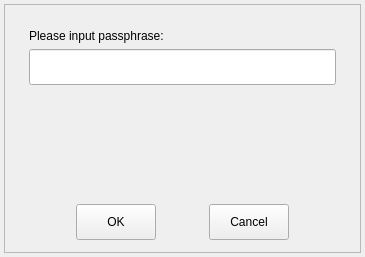
<?xml version="1.0" encoding="UTF-8"?>
<ui version="4.0">
 <class>BoxPasswordRetrieve</class>
 <widget class="QWidget" name="BoxPasswordRetrieve">
  <property name="geometry">
   <rect>
    <x>0</x>
    <y>0</y>
    <width>365</width>
    <height>257</height>
   </rect>
  </property>
  <property name="windowTitle">
   <string>Create security box</string>
  </property>
  <property name="windowIcon">
   <iconset resource="../../../resources/resources.qrc">
    <normaloff>:/images/logo</normaloff>:/images/logo</iconset>
  </property>
  <layout class="QVBoxLayout" name="verticalLayout">
   <property name="spacing">
    <number>4</number>
   </property>
   <property name="leftMargin">
    <number>4</number>
   </property>
   <property name="topMargin">
    <number>4</number>
   </property>
   <property name="rightMargin">
    <number>4</number>
   </property>
   <property name="bottomMargin">
    <number>4</number>
   </property>
   <item>
    <widget class="QFrame" name="m_frame">
     <property name="frameShape">
      <enum>QFrame::StyledPanel</enum>
     </property>
     <property name="frameShadow">
      <enum>QFrame::Raised</enum>
     </property>
     <layout class="QVBoxLayout" name="verticalLayout_3">
      <property name="leftMargin">
       <number>24</number>
      </property>
      <property name="topMargin">
       <number>24</number>
      </property>
      <property name="rightMargin">
       <number>24</number>
      </property>
      <property name="bottomMargin">
       <number>12</number>
      </property>
      <item>
       <layout class="QVBoxLayout" name="verticalLayout_2">
        <item>
         <widget class="QLabel" name="m_nameLabel">
          <property name="text">
           <string>Please input passphrase:</string>
          </property>
         </widget>
        </item>
        <item>
         <widget class="QLineEdit" name="m_passphrase">
          <property name="minimumSize">
           <size>
            <width>0</width>
            <height>36</height>
           </size>
          </property>
         </widget>
        </item>
       </layout>
      </item>
      <item>
       <spacer name="verticalSpacer">
        <property name="orientation">
         <enum>Qt::Vertical</enum>
        </property>
        <property name="sizeHint" stdset="0">
         <size>
          <width>20</width>
          <height>40</height>
         </size>
        </property>
       </spacer>
      </item>
      <item>
       <layout class="QHBoxLayout" name="horizontalLayout_4">
        <item>
         <widget class="QPushButton" name="m_ok">
          <property name="sizePolicy">
           <sizepolicy hsizetype="Fixed" vsizetype="Fixed">
            <horstretch>0</horstretch>
            <verstretch>0</verstretch>
           </sizepolicy>
          </property>
          <property name="minimumSize">
           <size>
            <width>72</width>
            <height>36</height>
           </size>
          </property>
          <property name="text">
           <string>OK</string>
          </property>
          <property name="okStyle" stdset="0">
           <bool>true</bool>
          </property>
         </widget>
        </item>
        <item>
         <widget class="QPushButton" name="m_cancel">
          <property name="sizePolicy">
           <sizepolicy hsizetype="Fixed" vsizetype="Fixed">
            <horstretch>0</horstretch>
            <verstretch>0</verstretch>
           </sizepolicy>
          </property>
          <property name="minimumSize">
           <size>
            <width>72</width>
            <height>36</height>
           </size>
          </property>
          <property name="text">
           <string>Cancel</string>
          </property>
         </widget>
        </item>
       </layout>
      </item>
     </layout>
    </widget>
   </item>
  </layout>
 </widget>
 <resources>
  <include location="../../../resources/resources.qrc"/>
 </resources>
 <connections/>
</ui>
